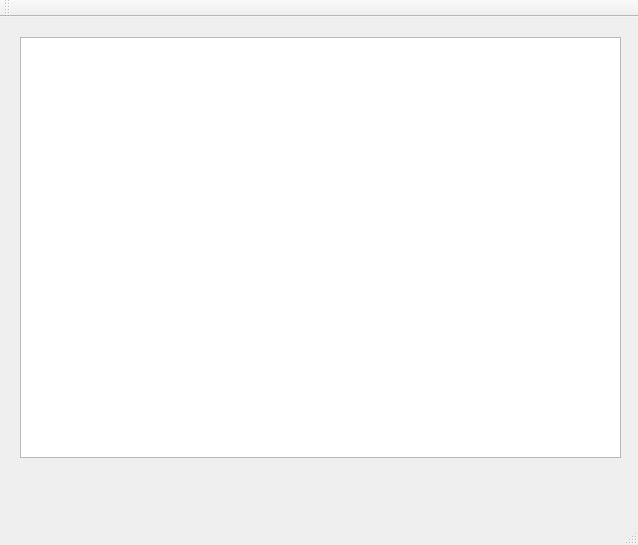
<?xml version="1.0" encoding="UTF-8"?>
<ui version="4.0">
 <class>jaqubsuite</class>
 <widget class="QMainWindow" name="jaqubsuite">
  <property name="geometry">
   <rect>
    <x>0</x>
    <y>0</y>
    <width>638</width>
    <height>545</height>
   </rect>
  </property>
  <property name="windowTitle">
   <string>JaqubSuite</string>
  </property>
  <widget class="QWidget" name="centralWidget">
   <widget class="QListWidget" name="recentConnections">
    <property name="geometry">
     <rect>
      <x>20</x>
      <y>20</y>
      <width>601</width>
      <height>421</height>
     </rect>
    </property>
   </widget>
  </widget>
  <widget class="QMenuBar" name="menuBar">
   <property name="geometry">
    <rect>
     <x>0</x>
     <y>0</y>
     <width>638</width>
     <height>29</height>
    </rect>
   </property>
  </widget>
  <widget class="QToolBar" name="mainToolBar">
   <attribute name="toolBarArea">
    <enum>TopToolBarArea</enum>
   </attribute>
   <attribute name="toolBarBreak">
    <bool>false</bool>
   </attribute>
  </widget>
  <widget class="QStatusBar" name="statusBar"/>
 </widget>
 <resources/>
 <connections/>
</ui>
